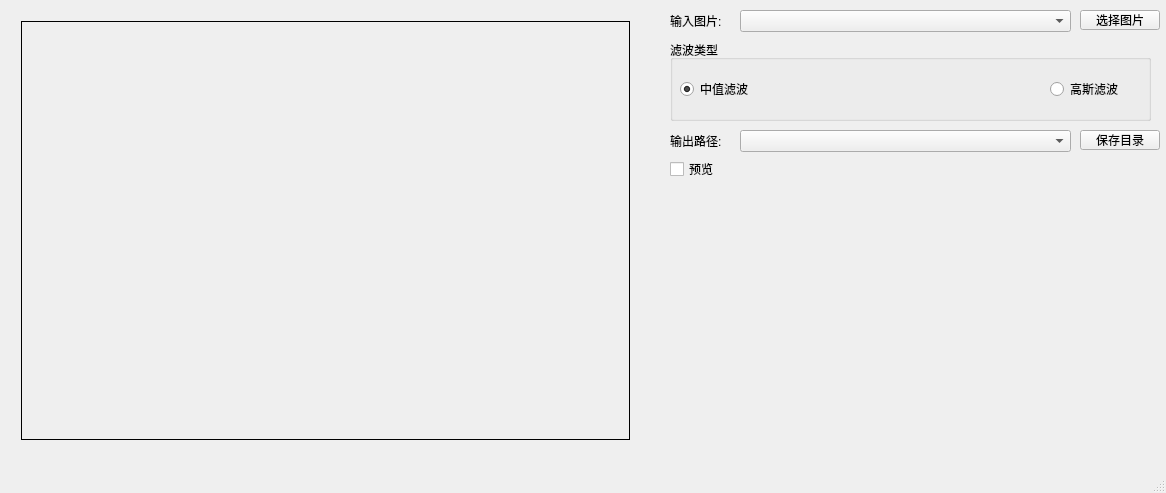
<?xml version="1.0" encoding="UTF-8"?>
<ui version="4.0">
 <class>MainWindow</class>
 <widget class="QMainWindow" name="MainWindow">
  <property name="geometry">
   <rect>
    <x>0</x>
    <y>0</y>
    <width>1166</width>
    <height>493</height>
   </rect>
  </property>
  <property name="windowTitle">
   <string>滤波器</string>
  </property>
  <widget class="QWidget" name="centralWidget">
   <widget class="QCheckBox" name="PreviewCheckBox">
    <property name="geometry">
     <rect>
      <x>670</x>
      <y>160</y>
      <width>73</width>
      <height>18</height>
     </rect>
    </property>
    <property name="text">
     <string>预览</string>
    </property>
   </widget>
   <widget class="QComboBox" name="InputComboBox">
    <property name="geometry">
     <rect>
      <x>740</x>
      <y>10</y>
      <width>331</width>
      <height>22</height>
     </rect>
    </property>
   </widget>
   <widget class="QPushButton" name="InputPushButton">
    <property name="geometry">
     <rect>
      <x>1080</x>
      <y>10</y>
      <width>80</width>
      <height>20</height>
     </rect>
    </property>
    <property name="text">
     <string>选择图片</string>
    </property>
   </widget>
   <widget class="QLabel" name="OutpuLabel">
    <property name="geometry">
     <rect>
      <x>670</x>
      <y>10</y>
      <width>61</width>
      <height>21</height>
     </rect>
    </property>
    <property name="text">
     <string>输入图片:</string>
    </property>
   </widget>
   <widget class="QWidget" name="horizontalLayoutWidget">
    <property name="geometry">
     <rect>
      <x>10</x>
      <y>10</y>
      <width>631</width>
      <height>441</height>
     </rect>
    </property>
    <layout class="QHBoxLayout" name="horizontalLayout">
     <item>
      <widget class="QLabel" name="ImageLabel">
       <property name="styleSheet">
        <string notr="true">QLabel{border:1px solid rgb(0, 0, 0);}</string>
       </property>
       <property name="text">
        <string/>
       </property>
      </widget>
     </item>
    </layout>
   </widget>
   <widget class="QGroupBox" name="groupBox">
    <property name="geometry">
     <rect>
      <x>670</x>
      <y>40</y>
      <width>481</width>
      <height>81</height>
     </rect>
    </property>
    <property name="title">
     <string>滤波类型</string>
    </property>
    <widget class="QRadioButton" name="MedianRadioButton">
     <property name="geometry">
      <rect>
       <x>10</x>
       <y>40</y>
       <width>91</width>
       <height>18</height>
      </rect>
     </property>
     <property name="text">
      <string>中值滤波</string>
     </property>
     <property name="checked">
      <bool>true</bool>
     </property>
    </widget>
    <widget class="QRadioButton" name="GaussianRadioButton">
     <property name="geometry">
      <rect>
       <x>380</x>
       <y>40</y>
       <width>91</width>
       <height>18</height>
      </rect>
     </property>
     <property name="text">
      <string>高斯滤波</string>
     </property>
    </widget>
   </widget>
   <widget class="QComboBox" name="OutputComboBox">
    <property name="geometry">
     <rect>
      <x>740</x>
      <y>130</y>
      <width>331</width>
      <height>22</height>
     </rect>
    </property>
   </widget>
   <widget class="QPushButton" name="OutputPushButton">
    <property name="geometry">
     <rect>
      <x>1080</x>
      <y>130</y>
      <width>80</width>
      <height>20</height>
     </rect>
    </property>
    <property name="text">
     <string>保存目录</string>
    </property>
   </widget>
   <widget class="QLabel" name="InputLabel">
    <property name="geometry">
     <rect>
      <x>670</x>
      <y>130</y>
      <width>54</width>
      <height>21</height>
     </rect>
    </property>
    <property name="text">
     <string>输出路径:</string>
    </property>
   </widget>
  </widget>
  <widget class="QStatusBar" name="statusBar"/>
 </widget>
 <layoutdefault spacing="6" margin="11"/>
 <resources/>
 <connections/>
</ui>
